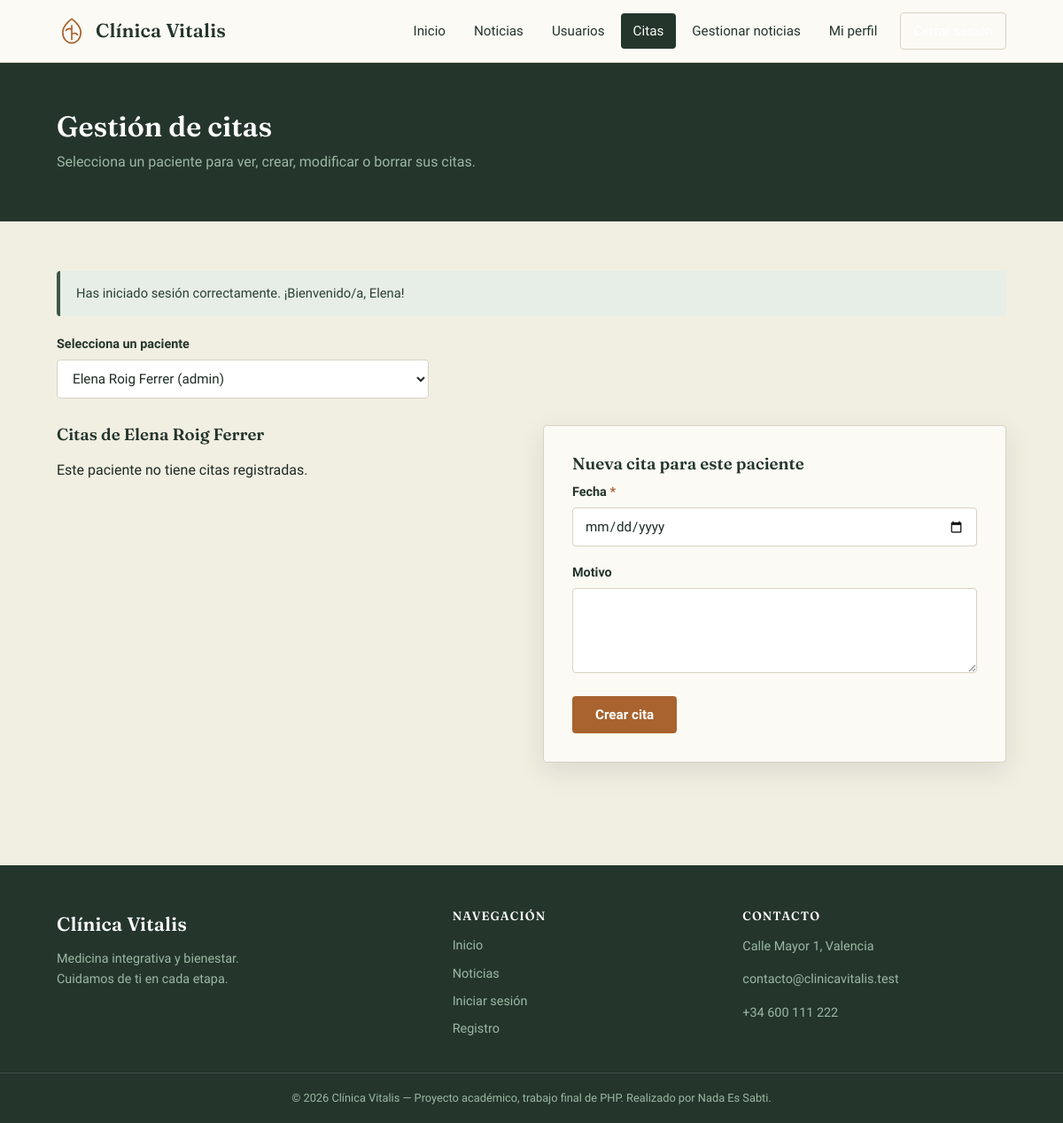
The app's page /citas-administracion.php?idUser=1 (signed in) with its own data.
### tables this page shows
CREATE TABLE IF NOT EXISTS users_data (
    idUser          INT AUTO_INCREMENT PRIMARY KEY,
    nombre          VARCHAR(100)    NOT NULL,
    apellidos       VARCHAR(150)    NOT NULL,
    email           VARCHAR(150)    NOT NULL UNIQUE,
    telefono        VARCHAR(20)     NOT NULL,
    fecha_nacimiento DATE           NOT NULL,
    direccion       VARCHAR(255)    DEFAULT NULL,
    sexo            ENUM('Mujer','Hombre','Otro') DEFAULT 'Otro'
);

CREATE TABLE IF NOT EXISTS users_login (
    idLogin     INT AUTO_INCREMENT PRIMARY KEY,
    idUser      INT NOT NULL UNIQUE,
    usuario     VARCHAR(60)  NOT NULL UNIQUE,
    password    VARCHAR(255) NOT NULL,
    rol         ENUM('admin','user') NOT NULL DEFAULT 'user',
    CONSTRAINT fk_login_user FOREIGN KEY (idUser)
        REFERENCES users_data(idUser)
        ON DELETE CASCADE ON UPDATE CASCADE
);

### citas-administracion.php (the view, shortened to what this page needs)
<?php
require_once 'includes/functions.php';
require_once 'includes/db.php';
$idUserSeleccionado = isset($_GET['idUser']) ? (int) $_GET['idUser'] : (isset($_POST['idUser']) ? (int) $_POST['idUser'] : 0);
$usuarios = mysqli_query($conexion,
    "SELECT d.idUser, d.nombre, d.apellidos, l.usuario
     FROM users_data d INNER JOIN users_login l ON l.idUser = d.idUser
     ORDER BY d.nombre ASC");
$citasUsuario = null;
$usuarioSeleccionadoNombre = '';
if ($idUserSeleccionado > 0) {
    $stmt = mysqli_prepare($conexion, "SELECT nombre, apellidos FROM users_data WHERE idUser=?");
    mysqli_stmt_bind_param($stmt, 'i', $idUserSeleccionado);
    mysqli_stmt_execute($stmt);
    $u = mysqli_fetch_assoc(mysqli_stmt_get_result($stmt));
    if ($u) $usuarioSeleccionadoNombre = $u['nombre'] . ' ' . $u['apellidos'];
    $stmt = mysqli_prepare($conexion, "SELECT * FROM citas WHERE idUser=? ORDER BY fecha_cita ASC");
    mysqli_stmt_bind_param($stmt, 'i', $idUserSeleccionado);
    mysqli_stmt_execute($stmt);
    $citasUsuario = mysqli_stmt_get_result($stmt);
}
?>
<!DOCTYPE html>
<html lang="es">
<head>
<link rel="stylesheet" href="css/style.css">
</head>
<body>
<?php include 'includes/navbar.php'; ?>
<div class="pagina-cabecera">
    <div class="contenedor">
        <h1>Gestión de citas</h1>
        <p>Selecciona un paciente para ver, crear, modificar o borrar sus citas.</p>
    </div>
</div>
<section class="seccion">
    <div class="contenedor">
        <form method="GET" action="citas-administracion.php" class="selector-usuario">
            <div class="campo">
                <label>Selecciona un paciente</label>
                <select name="idUser" onchange="this.form.submit()">
                    <?php while ($u = mysqli_fetch_assoc($usuarios)): ?>
                        <option value="<?= $u['idUser'] ?>" <?= $idUserSeleccionado === (int) $u['idUser'] ? 'selected' : '' ?>>
                            <?= htmlspecialchars($u['nombre'] . ' ' . $u['apellidos'] . ' (' . $u['usuario'] . ')', ENT_QUOTES, 'UTF-8') ?>
                        </option>
                    <?php endwhile; ?>
                </select>
            </div>
        </form>
        <?php if ($idUserSeleccionado > 0 && $usuarioSeleccionadoNombre !== ''): ?>
        <div class="rejilla-2">
            <div>
                <h3>Citas de <?= htmlspecialchars($usuarioSeleccionadoNombre, ENT_QUOTES, 'UTF-8') ?></h3>
                <?php if (mysqli_num_rows($citasUsuario) === 0): ?>
                    <p>Este paciente no tiene citas registradas.</p>
                <?php endif; ?>
            </div>
            <div class="tarjeta">
                <h3>Nueva cita para este paciente</h3>
                <form method="POST" action="citas-administracion.php" class="formulario">
                    <div class="campo"><label>Fecha <span class="obligatorio">*</span></label><input type="date" name="fecha_cita" required></div>
                    <div class="campo"><label>Motivo</label><textarea name="motivo_cita" rows="4"></textarea></div>
                    <button type="submit" class="boton">Crear cita</button>
                </form>
            </div>
        </div>
        <?php else: ?>
            <p>Selecciona un paciente en el desplegable para ver y gestionar sus citas.</p>
        <?php endif; ?>
    </div>
</section>
<?php include 'includes/footer.php'; ?>
</body>
</html>

### css/style.css (style rules this page uses)
:root { --tinta: #1E2B24; --verde-900: #24352C; --verde-700: #3C5847; --verde-500: #587A63; --verde-300: #9CB8A4; --papel: #F1EEE2; --papel-alto: #FBFAF5; --ocre: #A8632E; --ocre-claro: #D9B27C; --linea: #D8D3C1; --error: #A8342E; --exito: #3C5847; --fuente-display: 'Fraunces', Georgia, serif; --fuente-texto: 'Work Sans', Arial, sans-serif; --radio: 4px; --sombra: 0 10px 30px rgba(30, 43, 36, 0.10); }
* { box-sizing: border-box; }
html { scroll-behavior: smooth; }
body { margin: 0; font-family: var(--fuente-texto); color: var(--tinta); background: var(--papel); line-height: 1.6; }
h1, h2, h3, h4 { font-family: var(--fuente-display); color: var(--verde-900); line-height: 1.15; margin: 0 0 0.5em; font-weight: 600; }
.contenedor { max-width: 1120px; margin: 0 auto; padding: 0 24px; }
.boton { display: inline-block; background: var(--ocre); color: #fff; border: none; padding: 12px 26px; border-radius: var(--radio); font-family: var(--fuente-texto); font-weight: 600; font-size: 0.95rem; cursor: pointer; transition: background 0.15s ease; }
.tarjeta { background: var(--papel-alto); border: 1px solid var(--linea); border-radius: var(--radio); padding: 32px; box-shadow: var(--sombra); }
.formulario { max-width: 560px; }
.campo { margin-bottom: 18px; }
.campo label { display: block; font-weight: 600; margin-bottom: 6px; font-size: 0.9rem; color: var(--verde-900); }
.campo .obligatorio { color: var(--ocre); }
.campo input, .campo select, .campo textarea { width: 100%; padding: 11px 13px; border: 1px solid var(--linea); border-radius: var(--radio); font-family: var(--fuente-texto); font-size: 0.95rem; background: #fff; color: var(--tinta); }
.rejilla-2 { display: grid; grid-template-columns: repeat(2, 1fr); gap: 26px; }
.pagina-cabecera { background: var(--verde-900); color: var(--papel-alto); padding: 54px 0; }
.pagina-cabecera h1 { color: #fff; margin: 0; }
.pagina-cabecera p { color: var(--verde-300); margin: 8px 0 0; }
.seccion { padding: 56px 0; }
.selector-usuario { max-width: 420px; margin-bottom: 30px; }

### records on screen
users_data: idUser "Elena Roig Ferrer (admin)", usuarioSeleccionadoNombre "Elena Roig Ferrer"

### other values on screen
$m['texto'] "Has iniciado sesión correctamente. ¡Bienvenido/a, Elena!"
